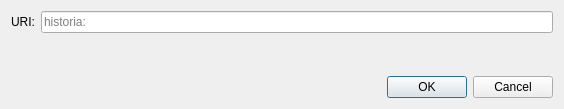
<?xml version="1.0" encoding="UTF-8"?>
<ui version="4.0">
 <class>OpenURIDialog</class>
 <widget class="QDialog" name="OpenURIDialog">
  <property name="geometry">
   <rect>
    <x>0</x>
    <y>0</y>
    <width>564</width>
    <height>109</height>
   </rect>
  </property>
  <property name="windowTitle">
   <string>Open URI</string>
  </property>
  <layout class="QVBoxLayout" name="verticalLayout">
   <item>
    <layout class="QHBoxLayout" name="horizontalLayout">
     <item>
      <widget class="QLabel" name="label">
       <property name="text">
        <string>URI:</string>
       </property>
      </widget>
     </item>
     <item>
      <widget class="QValidatedLineEdit" name="uriEdit">
       <property name="placeholderText">
        <string notr="true">historia:</string>
       </property>
      </widget>
     </item>
    </layout>
   </item>
   <item>
    <spacer name="verticalSpacer">
     <property name="orientation">
      <enum>Qt::Vertical</enum>
     </property>
     <property name="sizeHint" stdset="0">
      <size>
       <width>20</width>
       <height>40</height>
      </size>
     </property>
    </spacer>
   </item>
   <item>
    <widget class="QDialogButtonBox" name="buttonBox">
     <property name="orientation">
      <enum>Qt::Horizontal</enum>
     </property>
     <property name="standardButtons">
      <set>QDialogButtonBox::Cancel|QDialogButtonBox::Ok</set>
     </property>
    </widget>
   </item>
  </layout>
 </widget>
 <customwidgets>
  <customwidget>
   <class>QValidatedLineEdit</class>
   <extends>QLineEdit</extends>
   <header>qt/qvalidatedlineedit.h</header>
  </customwidget>
 </customwidgets>
 <resources/>
 <connections>
  <connection>
   <sender>buttonBox</sender>
   <signal>accepted()</signal>
   <receiver>OpenURIDialog</receiver>
   <slot>accept()</slot>
   <hints>
    <hint type="sourcelabel">
     <x>248</x>
     <y>254</y>
    </hint>
    <hint type="destinationlabel">
     <x>157</x>
     <y>274</y>
    </hint>
   </hints>
  </connection>
  <connection>
   <sender>buttonBox</sender>
   <signal>rejected()</signal>
   <receiver>OpenURIDialog</receiver>
   <slot>reject()</slot>
   <hints>
    <hint type="sourcelabel">
     <x>316</x>
     <y>260</y>
    </hint>
    <hint type="destinationlabel">
     <x>286</x>
     <y>274</y>
    </hint>
   </hints>
  </connection>
 </connections>
</ui>
